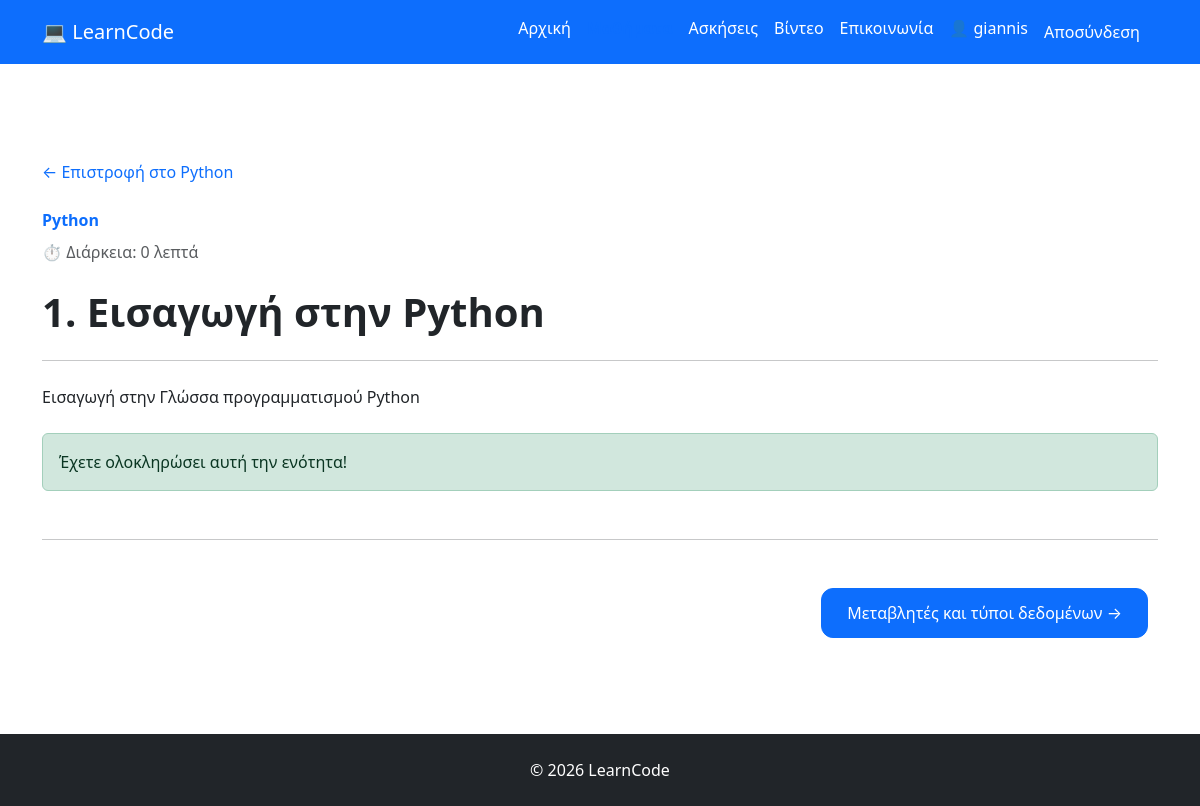
Page /courses/python/eisagwgh-sthn-python/ (signed in) on the committed database.
### courses/models.py (models this page shows, shortened)
class Lesson(models.Model):
    course = models.ForeignKey(
        Course,
        on_delete=models.CASCADE,
        related_name="lessons"
    )
    title = models.CharField(max_length=200)
    slug = models.SlugField()
    content = models.TextField()
    order = models.PositiveIntegerField(default=1)
    published = models.BooleanField(default=False)
    created_at = models.DateTimeField(auto_now_add=True)\
    duration = models.PositiveIntegerField(
    default=0,
    help_text="Διάρκεια σε λεπτά"
    )
    published = models.BooleanField(default=False)
    created_at = models.DateTimeField(auto_now_add=True)
    class Meta:
        ordering = ["order"]
        constraints = [
            models.UniqueConstraint(
                fields=["course", "slug"],
                name="unique_lesson_slug_per_course"
            )
        ]

class Course(models.Model):
    LEVEL_CHOICES = [
        ("beginner", "Beginner"),
        ("intermediate", "Intermediate"),
        ("advanced", "Advanced"),
    ]
    title = models.CharField(max_length=200)
    slug = models.SlugField(unique=True, blank=True)
    description = models.TextField()
    level = models.CharField(
        max_length=20,
        choices=LEVEL_CHOICES,
        default="beginner"
    )
    published = models.BooleanField(default=False)
    created_at = models.DateTimeField(auto_now_add=True)

### courses/views.py (the view)
# urls.py: path("<slug:course_slug>/<slug:lesson_slug>/",views.lesson_detail,name="lesson_detail",),
def lesson_detail(request, course_slug, lesson_slug):
    lesson = get_object_or_404(
        Lesson,
        course__slug=course_slug,
        slug=lesson_slug,
        published=True,
        course__published=True,
    )
    previous_lesson = Lesson.objects.filter(
        course=lesson.course,
        published=True,
        order__lt=lesson.order,
    ).order_by("-order").first()
    next_lesson = Lesson.objects.filter(
        course=lesson.course,
        published=True,
        order__gt=lesson.order,
    ).order_by("order").first()
    is_completed = False
    if request.user.is_authenticated:
        is_completed = LessonProgress.objects.filter(user=request.user, lesson=lesson, completed=True).exists()
    context = {
        "lesson": lesson,
        "previous_lesson": previous_lesson,
        "next_lesson": next_lesson,
        "is_completed": is_completed,
    }
    return render(
        request,
        "courses/lesson_detail.html",
        context,
    )

### courses/templates/courses/lesson_detail.html (shortened to what this page needs)
{% extends "base.html" %}
{% block content %}
<section class="py-5">
    <a
        href="{% url 'course_detail' lesson.course.slug %}"
        class="text-decoration-none"
    >
        ← Επιστροφή στο {{ lesson.course.title }}
    </a>
    <div class="mt-4">
        <p class="text-primary fw-semibold mb-2">
            {{ lesson.course.title }}
        </p>
        <p class="text-muted mb-4">
            ⏱️ Διάρκεια: {{ lesson.duration }} λεπτά
        </p>
        <h1 class="fw-bold">
            {{ lesson.order }}. {{ lesson.title }}
        </h1>
        <hr class="my-4">
        <div class="lesson-content">
            {{ lesson.content|linebreaks }}
        </div>
        <div class ="mt-4">
            {% if user.is_authenticated %}
                {% if is_completed %}
                    <div class="alert alert-success" role="alert">
                        Έχετε ολοκληρώσει αυτή την ενότητα!
                    </div>
                {% endif %}
            {% else %}
                <a href="{% url 'login' %}? next={{ request.path }}" class="btn btn-primary">Συνδεθείτε για να ολοκληρώσετε την ενότητα</a>
            {% endif %}
        </div>
        <hr class="my-5">
        <div class="d-flex justify-content-between">
            <div>
                {% if next_lesson %}
                    <a
                        href="{% url 'lesson_detail' lesson.course.slug next_lesson.slug %}"
                        class="btn btn-primary"
                    >
                        {{ next_lesson.title }} →
                    </a>
                {% endif %}
            </div>
        </div>
    </div>
</section>
{% endblock %}

### templates/base.html (shortened to what this page needs)
<!DOCTYPE html>
<html lang="el">
<head>
    <link href="https://cdn.jsdelivr.net/npm/bootstrap@5.3.7/dist/css/bootstrap.min.css" rel="stylesheet">
    {% load static %}
    <link rel="stylesheet" href="{% static 'css/style.css' %}">
</head>
<body>
<nav class="navbar navbar-expand-lg navbar-dark bg-primary">
    <div class="container">
        <a class="navbar-brand" href="{% url 'home' %}">
            💻 LearnCode
        </a>
        <div class="collapse navbar-collapse" id="navbarNav">
            <ul class="navbar-nav ms-auto">
                <li class="nav-item">
                    <a class="nav-link {% if request.path == '/' %}active{% endif %}" href="{% url 'home' %}">
                        Αρχική
                    </a>
                </li>
                <li class="nav-item">
                    <a class="nav-link {% if '/courses/' in request.path %}active{% endif %}"
                    href="{% url 'course_list' %}">
                    </a>
                </li>
                <li class="nav-item">
                    <a class="nav-link" href="#">Ασκήσεις</a>
                </li>
                <li class="nav-item">
                    <a class="nav-link" href="#">Βίντεο</a>
                </li>
                <li class="nav-item">
                    <a class="nav-link" href="#">Επικοινωνία</a>
                </li>
                {% if user.is_authenticated %}
                    <li class="nav-item">
                        <a
                            class="nav-link {% if '/accounts/profile/' in request.path %}active{% endif %}"
                            href="{% url 'profile' %}"
                        >
                            👤 {{ user.username }}
                        </a>
                    </li>
                    <li class="nav-item">
                        <form
                            method="post"
                            action="{% url 'logout' %}"
                            class="d-inline"
                        >
                            <button
                                type="submit"
                                class="btn btn-link nav-link"
                            >
                                Αποσύνδεση
                            </button>
                        </form>
                    </li>
                {% endif %}
            </ul>
        </div>
    </div>
</nav>
<div class="container mt-5">
    {% block content %}
    {% endblock %}
</div>
<footer class="bg-dark text-white text-center p-4 mt-5">
    © 2026 LearnCode
</footer>
</body>
</html>

### static/css/style.css (style rules this page uses)
.btn { border-radius:12px; padding:12px 25px; margin-right:10px; }
.navbar .nav-link { color: #ffffff; font-weight: 500; transition: 0.3s; }
.navbar .nav-link.active { color: #0d6efd !important; font-weight: bold; border-bottom: 3px solid #0d6efd; }

### rows in the picture
Lesson: course "Python", duration "0", order "1", title "Εισαγωγή στην Python", content "Εισαγωγή στην Γλώσσα προγραμματισμού Python"
Lesson: title "Μεταβλητές και τύποι δεδομένων"

### other values in the picture
{{ user.username }} "giannis"
